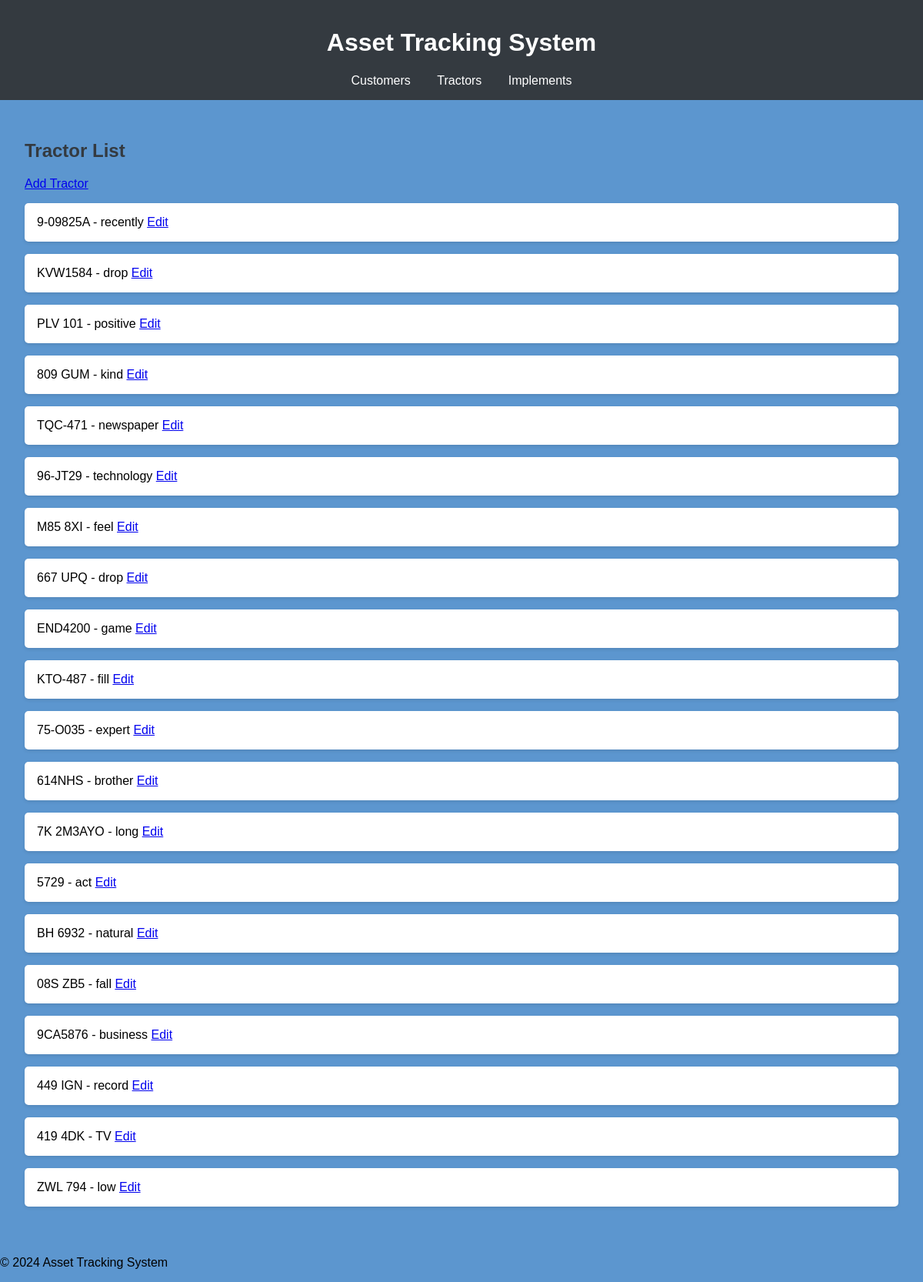
Page /tracker/tractors/ on the earlier database version.
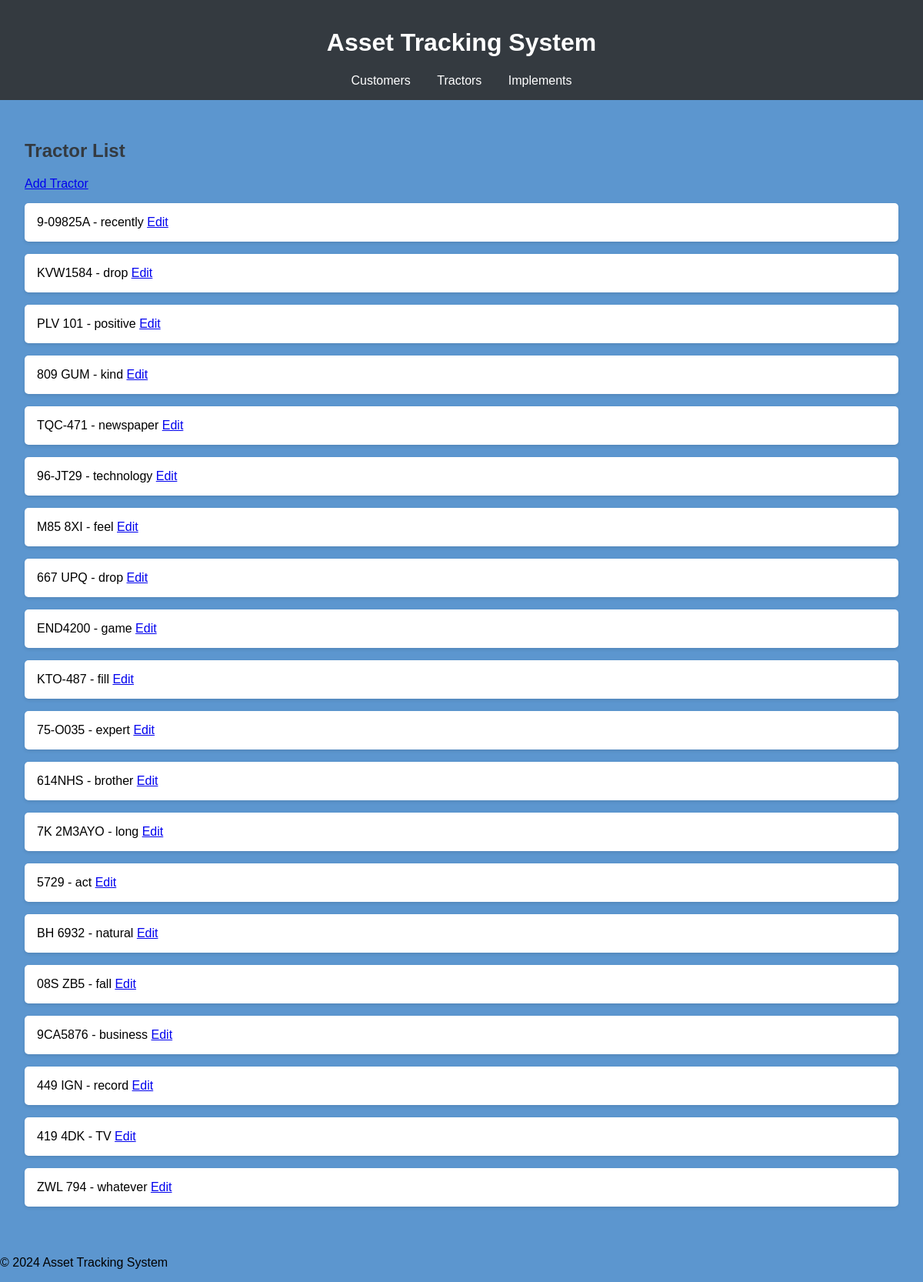
Same page on the later database version.
### tracker/models.py (models this page shows, shortened)
class tractor_details(models.Model):
    brand = models.ForeignKey(tractor_brand, on_delete=models.CASCADE)
    model = models.ForeignKey(tractor_model, on_delete=models.CASCADE)
    registration_number = models.CharField(max_length=100, unique=True)
    chassis_number = models.CharField(max_length=100, unique=True)
    engine_number = models.CharField(max_length=100, unique=True)
    color = models.CharField(max_length=50)
    owner = models.ForeignKey(customer, on_delete=models.SET_NULL, null=True, blank=True)
    updated_by = models.ForeignKey(User, on_delete=models.SET_NULL, null=True, blank=True)
    class Meta:
        db_table = "Tractor Details"

class tractor_model(models.Model):
    brand = models.ForeignKey(tractor_brand, on_delete=models.CASCADE)
    name = models.CharField(max_length=100)
    class Meta:
        db_table = "Tractor Models"

### tracker/views.py (the view)
# urls.py: path('tractors/', views.tractor_list, name='tractor_list'),
def tractor_list(request):
    tractors = tractor_details.objects.all()
    return render(request, 'tracker/tractor_list.html', {'tractors': tractors})

### tracker/templates/tracker/tractor_list.html
{% extends 'tracker/base_generic.html' %}
{% block content %}
{% load static %}
<h2>Tractor List</h2>
<a href="{% url 'tractor_create' %}">Add Tractor</a>
<ul>
    {% for tractor in tractors %}
    <li>{{ tractor.registration_number }} - {{ tractor.model.name }} <a href="{% url 'tractor_update' tractor.pk %}">Edit</a></li>
    {% endfor %}
</ul>
{% endblock %}

Differences in the rows shown:
changed tractor_details "ZWL 794": model.name "low" → "whatever"
